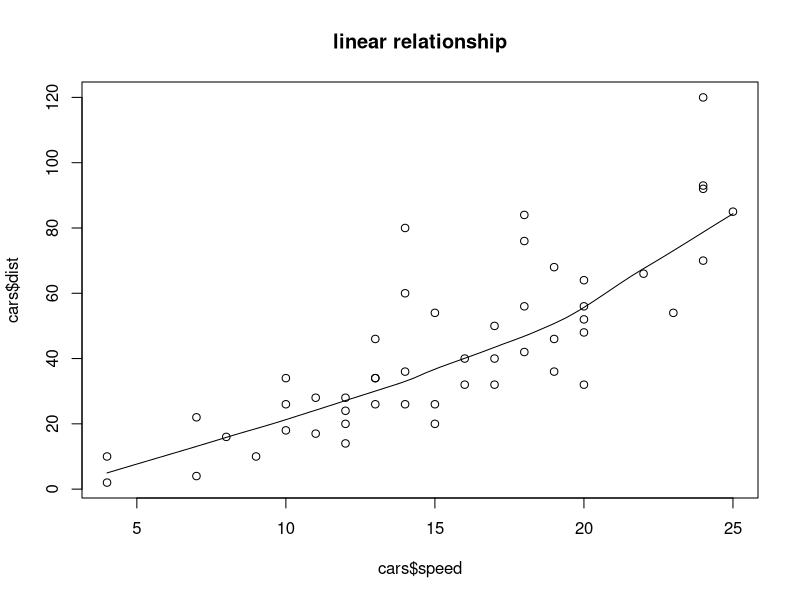
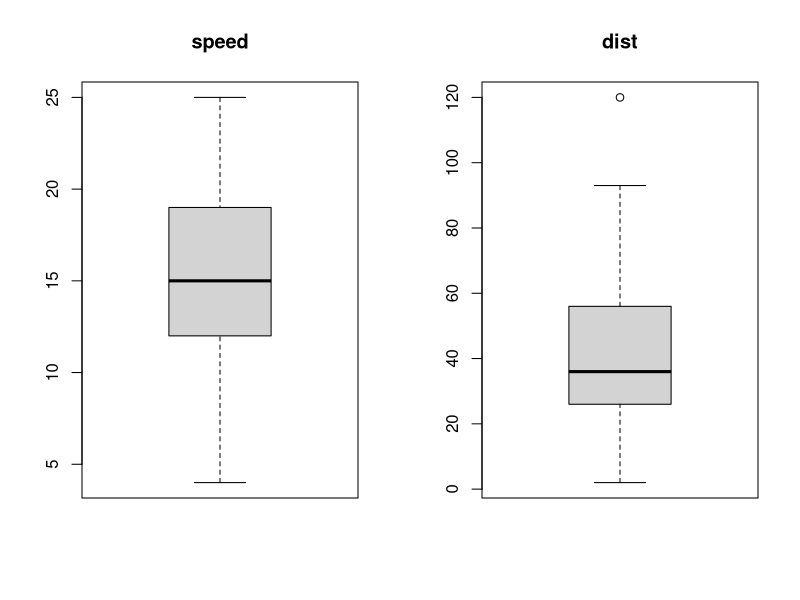

Reproduce these figures in R, in order.
#Creating a linear model

library(tidyverse)
head(cars)
cars <- data.frame(cars)
scatter.smooth(x=cars$speed, y=cars$dist, main= 'linear relationship')


par(mfrow=c(1, 2))  # divide graph area in 2 columns
boxplot(cars$speed, main='speed')
boxplot(cars$dist, main='dist')

cor(cars$speed, cars$dist)  # calculate correlation between speed and distance 

linearMod <- lm(data=cars, formula = dist ~ speed)  # build linear regression model on full data
print(linearMod)
linearMod

summary(linearMod)

